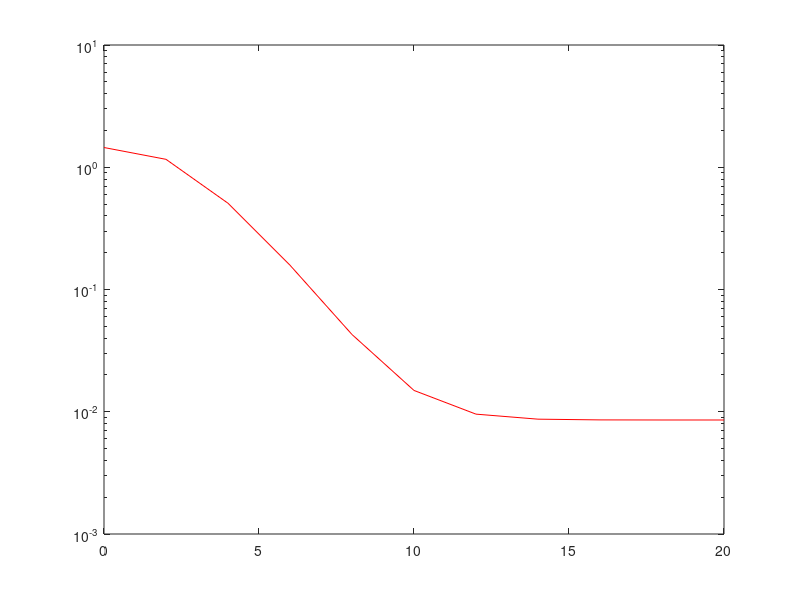

This figure's MATLAB source:

%This program calculates the relative error in proposed simplified SEP against Variable N
% and fixed L=2 
clc;
clear all;
format long;
z1=2.627414291213963e+1;
z2= 3.239828844061399e+0;
z3= 1.446462700182916e+0;
z4= 1.039566130751374e+0;
L=2;       
N=0:2:20;  
mu=1; 
kappa=1;
alpha=1;
Es_No_dB=0:10:30;
for t=1:4
ys(t)=10^(Es_No_dB(t)/10);%gamma bar
end
for t=1:11
%Calculation of Proposed Simpified Approximated SEP of BPSK    
I1(t)=0;
I2(t)=0;
I3(t)=0;
I4(t)=0;
for j=1:L
for n=1:N(t)+1
    I1(t)=I1(t)+alpha*mu^(mu+2*(j-1))*kappa^(j-1)*(1+kappa)^(mu+j-1)*1/gamma(mu+j-1)*1/factorial(j-1)*exp(-kappa*mu)*(-1)^(n-1)*mu^(n-1)*(1+kappa)^(n-1)*1/factorial(n-1)*(1/ys(1))^((n-1)*alpha/2+alpha/2*(mu+j-1))*(1/z1)^((n-1)*alpha/2+alpha/2*(mu+j-1))*gamma((n-1)*alpha/2+alpha/2*(mu+j-1));
    I2(t)=I2(t)+alpha*mu^(mu+2*(j-1))*kappa^(j-1)*(1+kappa)^(mu+j-1)*1/gamma(mu+j-1)*1/factorial(j-1)*exp(-kappa*mu)*(-1)^(n-1)*mu^(n-1)*(1+kappa)^(n-1)*1/factorial(n-1)*(1/ys(1))^((n-1)*alpha/2+alpha/2*(mu+j-1))*(1/z2)^((n-1)*alpha/2+alpha/2*(mu+j-1))*gamma((n-1)*alpha/2+alpha/2*(mu+j-1));
    I3(t)=I3(t)+alpha*mu^(mu+2*(j-1))*kappa^(j-1)*(1+kappa)^(mu+j-1)*1/gamma(mu+j-1)*1/factorial(j-1)*exp(-kappa*mu)*(-1)^(n-1)*mu^(n-1)*(1+kappa)^(n-1)*1/factorial(n-1)*(1/ys(1))^((n-1)*alpha/2+alpha/2*(mu+j-1))*(1/z3)^((n-1)*alpha/2+alpha/2*(mu+j-1))*gamma((n-1)*alpha/2+alpha/2*(mu+j-1));
    I4(t)=I4(t)+alpha*mu^(mu+2*(j-1))*kappa^(j-1)*(1+kappa)^(mu+j-1)*1/gamma(mu+j-1)*1/factorial(j-1)*exp(-kappa*mu)*(-1)^(n-1)*mu^(n-1)*(1+kappa)^(n-1)*1/factorial(n-1)*(1/ys(1))^((n-1)*alpha/2+alpha/2*(mu+j-1))*(1/z4)^((n-1)*alpha/2+alpha/2*(mu+j-1))*gamma((n-1)*alpha/2+alpha/2*(mu+j-1));
end
end
I(t)=1/16*(I1(t)+I2(t)+I3(t)+I4(t));    
%Calculation of Exact SEP of BPSK
SEP_exact(t)=0;
for j=1:L
const=alpha.*mu.^(mu+2.*(j-1)).*kappa.^(j-1).*(kappa+1).^(mu+j-1).*1./2.*1./(gamma(mu+j-1)).*1./factorial(j-1).*exp(-kappa.*mu).*(1./ys(1)).^(alpha./2.*(mu+j-1));
fun = @(x)0.5.*const.*erfc(sqrt(x)).*x.^(alpha./2.*(mu+j-1)-1).*exp(-mu.*(1+kappa).*x.^(alpha./2).*(1./ys(1)).^(alpha./2));
SEP_exact(t)=SEP_exact(t)+integral(fun,0,Inf);
end
%calculation of RE
RE(t)=abs(SEP_exact(t)-I(t))/SEP_exact(t);
end
% Plot of RE with variable N
y=semilogy(N,RE,'-r' );
hold on;
